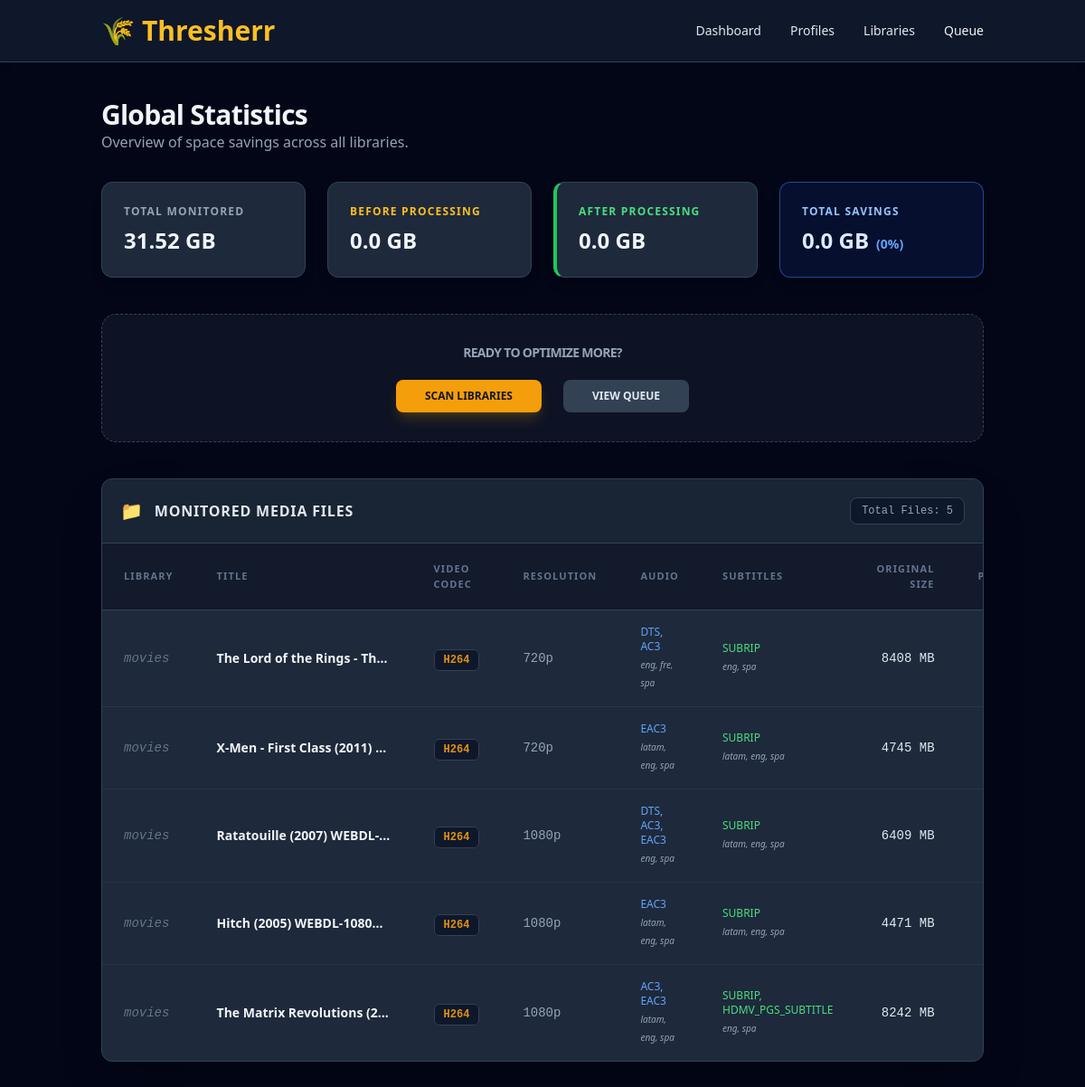
Before: / with the older database file.
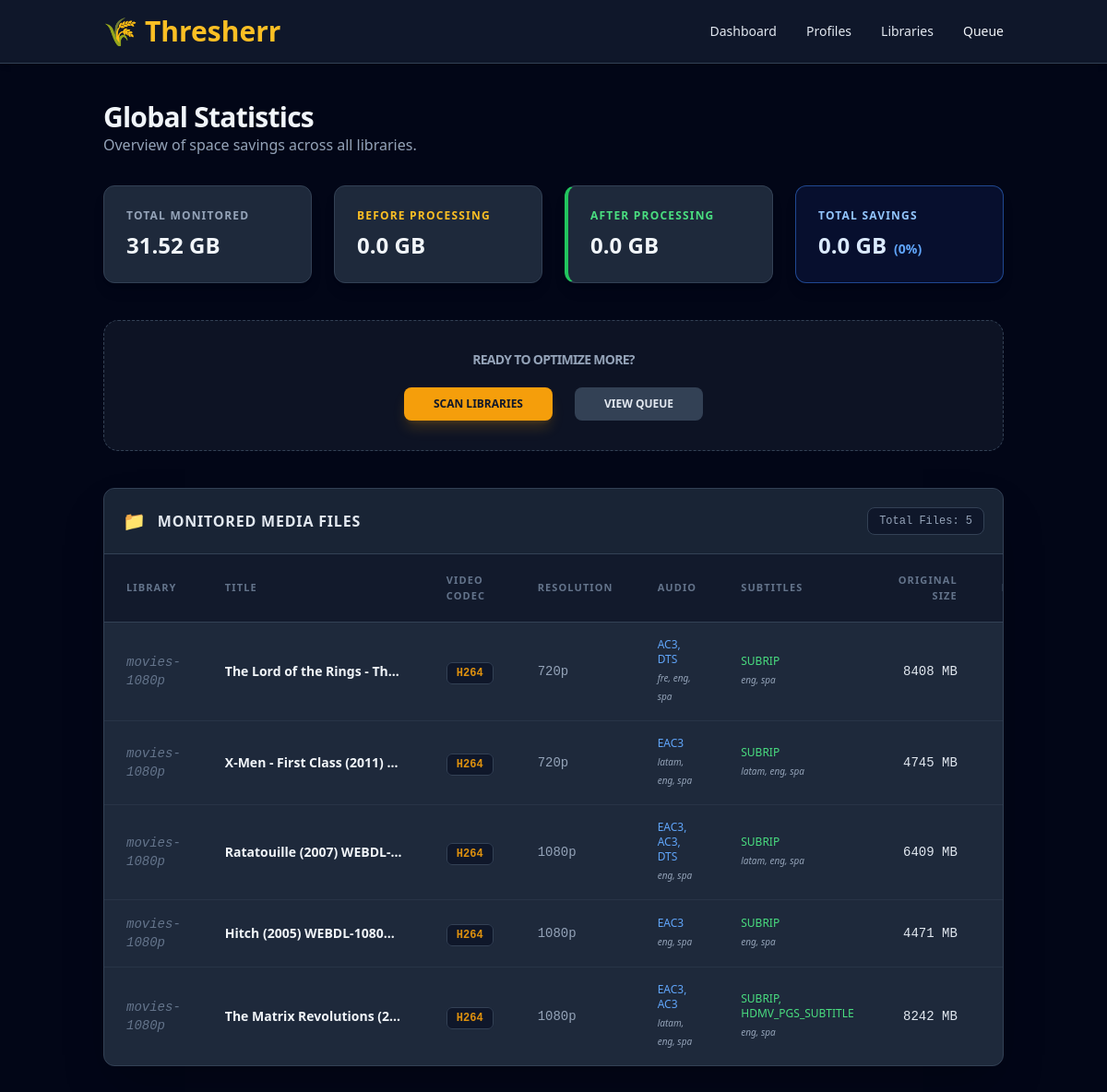
After: the same page with the newer database file.
### models.py (models this page shows)
class MediaFile(Base):
    __tablename__ = "media_files"
    id = Column(Integer, primary_key=True, index=True)
    file_name = Column(String)
    full_path = Column(String, unique=True)
    status = Column(String, default="pending")
    video_codec = Column(String, nullable=True)
    resolution = Column(String, nullable=True)
    audio_codec = Column(String, nullable=True)
    audio_languages = Column(String, nullable=True)
    subtitle_codec = Column(String, nullable=True)
    subtitle_languages = Column(String, nullable=True)
    size_original = Column(BigInteger, nullable=True)
    size_final = Column(BigInteger, nullable=True)
    library_id = Column(Integer, ForeignKey("libraries.id"))
    library = relationship("Library")

class Library(Base):
    __tablename__ = "libraries"
    id = Column(Integer, primary_key=True, index=True)
    name = Column(String)
    media_path = Column(String)
    temp_path = Column(String)
    profile_id = Column(Integer, ForeignKey("profiles.id"))
    profile = relationship("Profile", back_populates="libraries")

### main.py (the view)
@app.get("/", response_class=HTMLResponse)
async def dashboard(request: Request, db: Session = Depends(get_db)):
    total_orig = db.query(func.sum(models.MediaFile.size_original)).scalar() or 0
    total_done_orig = db.query(func.sum(models.MediaFile.size_original)).filter(models.MediaFile.status == "completed").scalar() or 0
    total_done_final = db.query(func.sum(models.MediaFile.size_final)).filter(models.MediaFile.status == "completed").scalar() or 0
    savings = total_done_orig - total_done_final
    savings_pct = (savings / total_done_orig * 100) if total_done_orig > 0 else 0
    media_files = db.query(models.MediaFile).order_by(models.MediaFile.id.desc()).all()
    return templates.TemplateResponse(
        request=request,
        name="dashboard.html",
        context={
            "total_gb": round(total_orig / (1024**3), 2),
            "processed_orig_gb": round(total_done_orig / (1024**3), 2),
            "processed_final_gb": round(total_done_final / (1024**3), 2),
            "savings_gb": round(savings / (1024**3), 2),
            "savings_pct": round(savings_pct, 1),
            "media_files": media_files # Verify this variable name matches the template
        }
    )

### templates/dashboard.html (shortened to what this page needs)
{% extends "base.html" %}
{% block content %}
<div class="mb-8">
    <h1 class="text-3xl font-bold text-slate-100 tracking-tight">Global Statistics</h1>
    <p class="text-slate-400 text-base">Overview of space savings across all libraries.</p>
</div>
<div class="grid grid-cols-1 md:grid-cols-2 lg:grid-cols-4 gap-6 mb-10">
    <div class="bg-slate-800 p-6 rounded-xl border border-slate-700 shadow-lg">
        <p class="text-slate-400 text-xs font-bold uppercase tracking-widest">Total Monitored</p>
        <p class="text-2xl font-bold text-slate-100 mt-2">{{ total_gb }} GB</p>
    </div>
    <div class="bg-slate-800 p-6 rounded-xl border border-slate-700 shadow-lg">
        <p class="text-amber-400 text-xs font-bold uppercase tracking-widest">Before Processing</p>
        <p class="text-2xl font-bold text-slate-100 mt-2">{{ processed_orig_gb }} GB</p>
    </div>
    <div class="bg-slate-800 p-6 rounded-xl border border-slate-700 shadow-lg border-l-4 border-l-green-500">
        <p class="text-green-400 text-xs font-bold uppercase tracking-widest">After Processing</p>
        <p class="text-2xl font-bold text-slate-100 mt-2">{{ processed_final_gb }} GB</p>
    </div>
    <div class="bg-blue-900/20 p-6 rounded-xl border border-blue-500/50 shadow-lg">
        <p class="text-blue-300 text-xs font-bold uppercase tracking-widest">Total Savings</p>
        <div class="flex items-baseline gap-2">
            <p class="text-2xl font-bold text-blue-100 mt-2">{{ savings_gb }} GB</p>
            <p class="text-blue-400 text-sm font-bold">({{ savings_pct }}%)</p>
        </div>
    </div>
</div>
<div class="bg-slate-800/40 p-8 rounded-2xl border border-dashed border-slate-700 text-center mb-10">
    <h2 class="text-sm font-semibold text-slate-400 mb-5 uppercase tracking-tighter">Ready to optimize more?</h2>
    <div class="flex justify-center gap-6">
        <a href="/scan" class="bg-amber-500 hover:bg-amber-600 text-slate-900 font-bold py-2.5 px-8 rounded-lg transition-all transform active:scale-95 text-xs uppercase shadow-lg shadow-amber-500/20">
            Scan Libraries
        </a>
        <a href="/queue" class="bg-slate-700 hover:bg-slate-600 text-slate-200 font-bold py-2.5 px-8 rounded-lg transition-all transform active:scale-95 text-xs uppercase">
            View Queue
        </a>
    </div>
</div>
<div class="bg-slate-800 rounded-xl border border-slate-700 shadow-2xl overflow-hidden mb-12">
    <div class="p-5 border-b border-slate-700 bg-slate-900/30 flex justify-between items-center">
        <h2 class="font-bold text-slate-200 text-base uppercase tracking-wider flex items-center">
            <span class="mr-3 text-xl">📁</span> Monitored Media Files
        </h2>
        <span class="text-xs text-slate-400 bg-slate-900 px-3 py-1.5 rounded-lg border border-slate-700 font-mono">
            Total Files: {{ media_files|length }}
        </span>
    </div>
    <div class="overflow-x-auto">
        <table class="w-full text-left border-collapse">
            <thead class="bg-slate-900/80 text-slate-500 uppercase text-[11px] tracking-widest border-b border-slate-700">
                <tr>
                    <th class="px-6 py-5 font-bold">Library</th>
                    <th class="px-6 py-5 font-bold">Title</th>
                    <th class="px-6 py-5 font-bold">Video Codec</th>
                    <th class="px-6 py-5 font-bold">Resolution</th>
                    <th class="px-6 py-5 font-bold">Audio</th>
                    <th class="px-6 py-5 font-bold">Subtitles</th>
                    <th class="px-6 py-5 font-bold text-right">Original Size</th>
                    <th class="px-6 py-5 font-bold text-right">Processed</th>
                </tr>
            </thead>
            <tbody class="divide-y divide-slate-700/50">
                {% for file in media_files %}
                <tr class="hover:bg-slate-700/20 transition-colors text-sm">
                    <td class="px-6 py-4 text-slate-500 font-mono italic">{{ file.library.name }}</td>
                    <td class="px-6 py-4 font-semibold text-slate-100 truncate max-w-[240px]" title="{{ file.file_name }}">
                        {{ file.file_name }}
                    </td>
                    <td class="px-6 py-4">
                        <span class="bg-slate-900 text-amber-500/90 px-2.5 py-1 rounded-md border border-slate-700 font-mono text-xs font-bold">
                            {{ file.video_codec|upper if file.video_codec else '???' }}
                        </span>
                    </td>
                    <td class="px-6 py-4 text-slate-400 font-mono">
                        {{ file.resolution if file.resolution else '---' }}
                    </td>
                    <td class="px-6 py-4">
                        <div class="text-blue-400 font-medium uppercase text-xs">{{ file.audio_codec if file.audio_codec else 'None' }}</div>
                        <div class="text-[10px] text-slate-400 italic mt-0.5">{{ file.audio_languages if file.audio_languages else '-' }}</div>
                    </td>
                    <td class="px-6 py-4">
                        <div class="text-green-400 font-medium uppercase text-xs">{{ file.subtitle_codec if file.subtitle_codec else 'None' }}</div>
                        <div class="text-[10px] text-slate-400 italic mt-0.5">{{ file.subtitle_languages if file.subtitle_languages else '-' }}</div>
                    </td>
                    <td class="px-6 py-4 text-right text-slate-200 font-mono">
                        {{ (file.size_original / 1048576) | round(0) | int }} MB
                    </td>
                    <td class="px-6 py-4 text-right text-slate-300 font-mono">
                    </td>
                </tr>
                {% else %}
                <tr>
                    <td colspan="9" class="px-6 py-20 text-center text-slate-500 italic bg-slate-900/10 text-base">
                        No media files found. Click "Scan Libraries" to start monitoring.
                    </td>
                </tr>
                {% endfor %}
            </tbody>
        </table>
    </div>
</div>
{% endblock %}

### templates/base.html (shortened to what this page needs)
<!DOCTYPE html>
<html lang="en">
<head>
    <script src="https://cdn.tailwindcss.com"></script>
</head>
<body class="bg-slate-950 text-slate-100 min-h-screen font-sans">
    <header class="bg-slate-900 border-b border-slate-700 shadow-md">
        <div class="container mx-auto px-6 py-4 flex items-center justify-between">
            <div class="flex items-center space-x-2">
                <span class="text-3xl">🌾</span>
                <span class="text-3xl font-bold text-amber-400">Thresherr</span>
            </div>
            <nav class="flex items-center space-x-8 text-sm font-medium">
                <a href="/" class="text-slate-200 hover:text-amber-400 transition-colors">Dashboard</a>
                <a href="/profiles" class="text-slate-200 hover:text-amber-400 transition-colors">Profiles</a>
                <a href="/libraries" class="text-slate-200 hover:text-amber-400 transition-colors">Libraries</a>
                <a href="/queue" class="hover:text-amber-400 transition-colors">Queue</a>
            </nav>
        </div>
    </header>
    <main class="container mx-auto px-6 py-10">
        {% block content %}
        {% endblock %}
    </main>
</body>
</html>

Changed rows visible on the page:
changed MediaFile "The Lord of the Rings - Th…": library.name "movies" → "movies-1080p"; audio_codec "DTS, AC3" → "AC3, DTS"; audio_languages "eng, fre, spa" → "fre, eng, spa"
changed through a linked row, MediaFile "X-Men - First Class (2011)…": library.name "movies" → "movies-1080p"
changed MediaFile: library.name "movies" → "movies-1080p"; audio_codec "DTS, AC3, EAC3" → "EAC3, AC3, DTS"
changed MediaFile "Hitch (2005) WEBDL-1080…": library.name "movies" → "movies-1080p"; audio_languages "latam, eng, spa" → "eng, spa"; subtitle_languages "latam, eng, spa" → "eng, spa"
changed MediaFile "SUBRIP, HDMV_PGS_SUBTITLE": library.name "movies" → "movies-1080p"; audio_codec "AC3, EAC3" → "EAC3, AC3"
